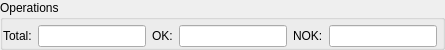
           <widget class="QGroupBox" name="staticTotalStatusAnalizer">
            <property name="maximumSize">
             <size>
              <width>16777215</width>
              <height>50</height>
             </size>
            </property>
            <property name="title">
             <string>Operations</string>
            </property>
            <layout class="QHBoxLayout" name="horizontalLayout_2">
             <property name="leftMargin">
              <number>0</number>
             </property>
             <property name="topMargin">
              <number>5</number>
             </property>
             <property name="rightMargin">
              <number>5</number>
             </property>
             <property name="bottomMargin">
              <number>0</number>
             </property>
             <item>
              <widget class="QLabel" name="staticTotal">
               <property name="text">
                <string>Total:</string>
               </property>
              </widget>
             </item>
             <item>
              <widget class="QLineEdit" name="lineEditTotal">
               <property name="readOnly">
                <bool>true</bool>
               </property>
              </widget>
             </item>
             <item>
              <widget class="QLabel" name="staticOk">
               <property name="text">
                <string>OK:</string>
               </property>
              </widget>
             </item>
             <item>
              <widget class="QLineEdit" name="lineEditOk">
               <property name="readOnly">
                <bool>true</bool>
               </property>
              </widget>
             </item>
             <item>
              <widget class="QLabel" name="staticNok">
               <property name="text">
                <string>NOK:</string>
               </property>
              </widget>
             </item>
             <item>
              <widget class="QLineEdit" name="lineEditNok">
               <property name="readOnly">
                <bool>true</bool>
               </property>
              </widget>
             </item>
            </layout>
           </widget>
